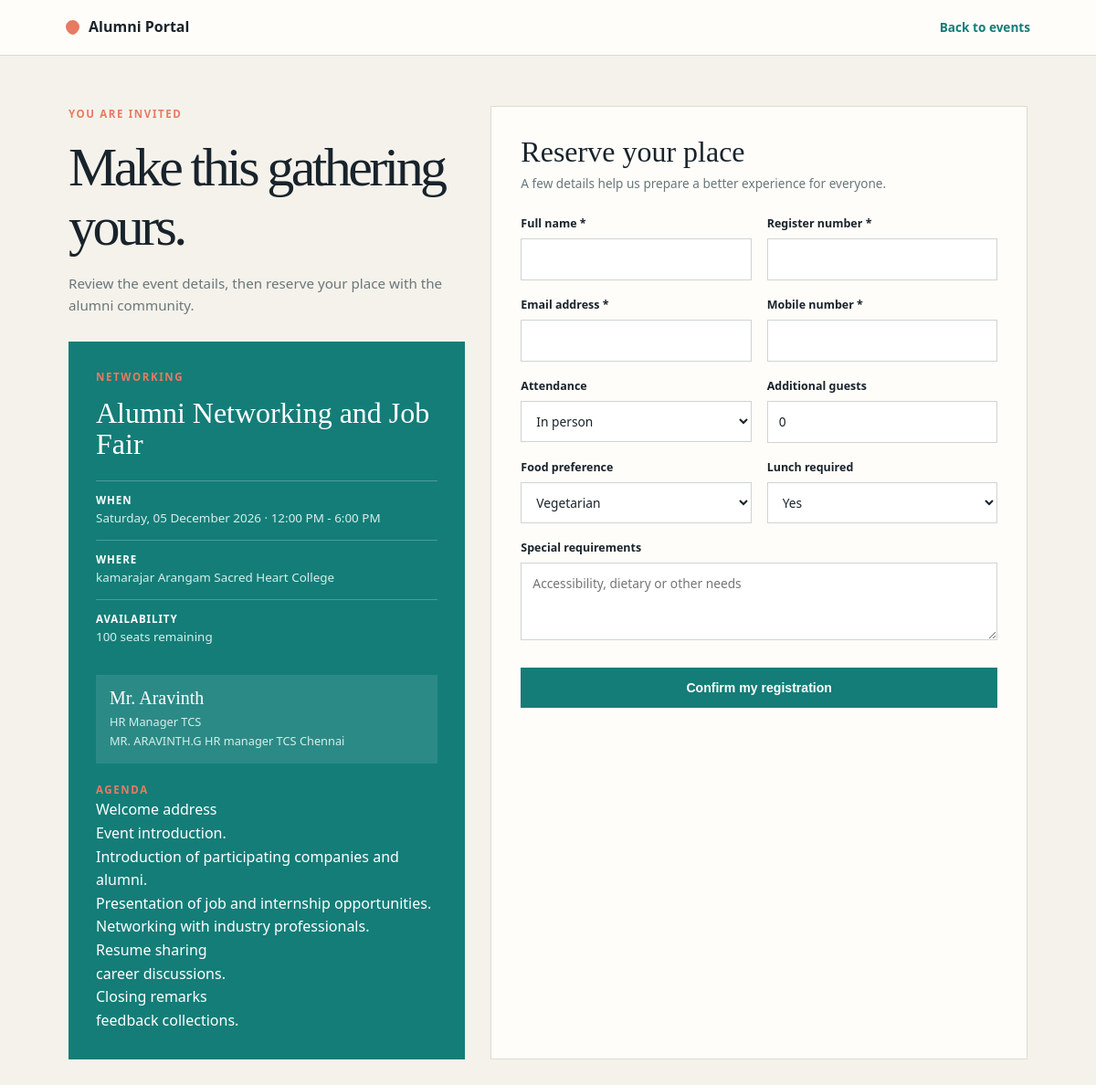
/events/4/register/, run on the app's committed database.
### accounts/models.py (models this page shows, shortened)
class Event(models.Model):
    CATEGORY_CHOICES = [
        ("networking", "Networking"),
        ("career", "Career & Learning"),
        ("reunion", "Reunion"),
        ("community", "Community"),
        ("webinar", "Webinar"),
    ]
    title = models.CharField(max_length=180)
    description = models.TextField()
    category = models.CharField(
        max_length=20,
        choices=CATEGORY_CHOICES,
        default="community",
    )
    event_date = models.DateField()
    start_time = models.TimeField()
    end_time = models.TimeField()
    is_online = models.BooleanField(default=False)
    location = models.CharField(max_length=220, blank=True)
    meeting_link = models.URLField(blank=True)
    capacity = models.PositiveIntegerField(default=100)
    chief_guest = models.CharField(max_length=140, blank=True)
    chief_guest_title = models.CharField(max_length=180, blank=True)
    chief_guest_bio = models.TextField(blank=True)
    featured_alumni = models.CharField(max_length=140, blank=True)
    featured_alumni_role = models.CharField(max_length=180, blank=True)
    agenda = models.TextField(blank=True)
    created_at = models.DateTimeField(auto_now_add=True)
    updated_at = models.DateTimeField(auto_now=True)
    class Meta:
        ordering = ["event_date", "start_time"]
    @property
    def seats_available(self):
        registered_guests = self.registrations.aggregate(
            guests=Sum("guests")
        )["guests"] or 0
        registered_attendees = self.registrations.count() + registered_guests
        return max(self.capacity - registered_attendees, 0)

### accounts/views.py (the view, shortened to what this page needs)
def event_register_view(request, event_id):
    event = get_object_or_404(Event, id=event_id)
    return render(
        request,
        "accounts/event_register.html",
        {"event": event},
    )

### accounts/templates/accounts/event_register.html (shortened to what this page needs)
<!DOCTYPE html>
<html lang="en">
<head>
</head>
<body>
    <nav class="nav"><a class="brand" href="{% url 'home' %}"><span class="brand-mark"></span>Alumni Portal</a><a class="back" href="{% url 'events' %}">Back to events</a></nav>
    <main class="layout">
        <section><p class="eyebrow">You are invited</p><h1>Make this gathering yours.</h1><p class="intro">Review the event details, then reserve your place with the alumni community.</p>
            <div class="event-brief"><p class="eyebrow">{{ event.get_category_display }}</p><h2>{{ event.title }}</h2><div class="brief-line"><strong>When</strong>{{ event.event_date|date:"l, d F Y" }} · {{ event.start_time|time:"g:i A" }} - {{ event.end_time|time:"g:i A" }}</div><div class="brief-line"><strong>Where</strong>{% if event.is_online %}{% if event.meeting_link %}<a href="{{ event.meeting_link }}">Online event</a>{% else %}Online event{% endif %}{% else %}{{ event.location }}{% endif %}</div><div class="brief-line"><strong>Availability</strong>{{ event.seats_available }} seats remaining</div>{% if event.chief_guest %}<div class="guest-box"><h3>{{ event.chief_guest }}</h3><p>{{ event.chief_guest_title }}</p>{% if event.chief_guest_bio %}<p>{{ event.chief_guest_bio }}</p>{% endif %}</div>{% endif %}{% if event.featured_alumni %}<div class="guest-box"><h3>{{ event.featured_alumni }}</h3><p>{{ event.featured_alumni_role }}</p></div>{% endif %}{% if event.agenda %}<div class="agenda"><p class="eyebrow">Agenda</p><p>{{ event.agenda }}</p></div>{% endif %}</div>
        </section>
        <section class="form-card"><h2>Reserve your place</h2><p class="form-note">A few details help us prepare a better experience for everyone.</p>
            <form method="post">{% csrf_token %}<div class="form-grid"><div><label for="full_name">Full name *</label><input id="full_name" name="full_name" value="{{ form_data.full_name|default:'' }}" required></div><div><label for="register_number">Register number *</label><input id="register_number" name="register_number" value="{{ form_data.register_number|default:'' }}" required></div><div><label for="email">Email address *</label><input id="email" type="email" name="email" value="{{ form_data.email|default:'' }}" required></div><div><label for="phone">Mobile number *</label><input id="phone" name="phone" value="{{ form_data.phone|default:'' }}" required></div><div><label for="attendance">Attendance</label><select id="attendance" name="attendance"><option value="{% if event.is_online %}Online{% else %}In Person{% endif %}">{% if event.is_online %}Online{% else %}In person{% endif %}</option></select></div><div><label for="guests">Additional guests</label><input id="guests" type="number" min="0" max="10" name="guests" value="{{ form_data.guests|default:0 }}"></div><div><label for="food_preference">Food preference</label><select id="food_preference" name="food_preference"><option>Vegetarian</option><option>Non-Vegetarian</option><option>Jain</option><option>Other</option></select></div><div><label for="lunch_required">Lunch required</label><select id="lunch_required" name="lunch_required"><option>Yes</option><option>No</option></select></div><div class="full"><label for="special_requirements">Special requirements</label><textarea id="special_requirements" name="special_requirements" placeholder="Accessibility, dietary or other needs">{{ form_data.special_requirements|default:'' }}</textarea></div></div><button class="submit" type="submit">Confirm my registration</button></form>
        </section>
    </main>
</body>
</html>

### accounts/templates/accounts/event_register.html (style rules this page uses)
:root { --ink:#18232b; --muted:#69777a; --paper:#f5f2eb; --white:#fffdfa; --teal:#147d78; --coral:#e77b62; --line:#dedbd2; --error:#a64335; }
* { box-sizing:border-box; margin:0; padding:0; }
body { background:var(--paper); color:var(--ink); font-family:"Trebuchet MS","Segoe UI",sans-serif; line-height:1.6; }
a { color:inherit; text-decoration:none; }
.nav { align-items:center; background:var(--white); border-bottom:1px solid var(--line); display:flex; justify-content:space-between; padding:17px 6vw; }
.brand { align-items:center; display:flex; font-weight:800; gap:10px; }
.brand-mark { background:var(--coral); border-radius:50% 50% 50% 5px; display:block; height:15px; transform:rotate(-45deg); width:15px; }
.back { color:var(--teal); font-size:.85rem; font-weight:800; }
.layout { display:grid; gap:28px; grid-template-columns:.85fr 1.15fr; margin:55px auto 80px; max-width:1100px; padding:0 25px; }
.eyebrow { color:var(--coral); font-size:.72rem; font-weight:800; letter-spacing:.14em; text-transform:uppercase; }
h1,h2,h3 { font-family:Georgia,serif; font-weight:400; line-height:1.08; }
h1 { font-size:clamp(2.4rem,5vw,4.4rem); letter-spacing:-.06em; margin:17px 0; }
.intro { color:var(--muted); font-size:.95rem; }
.event-brief { background:var(--teal); color:white; margin-top:28px; padding:30px; }
.event-brief h2 { font-size:2rem; margin:12px 0 22px; }
.brief-line { border-top:1px solid rgba(255,255,255,.24); color:#d6efeb; font-size:.84rem; padding:12px 0; }
.brief-line strong { color:white; display:block; font-size:.72rem; letter-spacing:.08em; text-transform:uppercase; }
.guest-box { background:rgba(255,255,255,.1); margin-top:18px; padding:15px; }
.guest-box h3 { font-size:1.25rem; margin-bottom:5px; }
.guest-box p { color:#d6efeb; font-size:.8rem; }
.agenda { margin-top:20px; white-space:pre-line; }
.form-card { background:var(--white); border:1px solid var(--line); padding:32px; }
.form-card h2 { font-size:2rem; margin-bottom:7px; }
.form-note { color:var(--muted); font-size:.85rem; margin-bottom:23px; }
.form-grid { display:grid; gap:17px; grid-template-columns:repeat(2,1fr); }
.full { grid-column:1 / -1; }
label { display:block; font-size:.78rem; font-weight:800; margin-bottom:6px; }
input,select,textarea { background:white; border:1px solid #cfd5d1; border-radius:0; color:var(--ink); font:inherit; font-size:.86rem; padding:11px 12px; width:100%; }
textarea { min-height:85px; resize:vertical; }
.submit { background:var(--teal); border:0; color:white; cursor:pointer; font-size:.88rem; font-weight:800; margin-top:23px; padding:14px 20px; width:100%; }

### data on the page
Event: category "NETWORKING", title "Alumni Networking and Job Fair", event_date "Saturday, 05 December 2026", start_time "12:00 PM", end_time "6:00 PM", location "kamarajar Arangam Sacred Heart College", seats_available "100", chief_guest "Mr. Aravinth", chief_guest_title "HR Manager TCS", chief_guest_bio "MR. ARAVINTH.G HR manager TCS Chennai", agenda "Welcome address Event introduction. Introduction of participating companies and alumni. Presentation of job and internship opportunities. Networking with industry professionals. Resume sharing career discussions. Closing remarks feedback collections.", attendance "In person"
